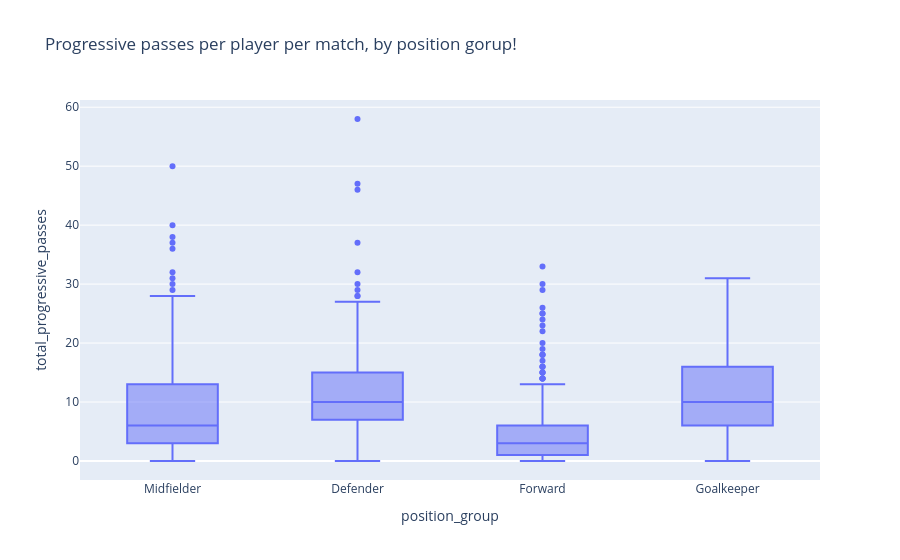

The cell this chart's notebook holds for it:
### Code cell
# Import needed libraries
import plotly.express as px

fig = px.box(
    league_df,
    x = "position_group",
    y = "total_progressive_passes",
    title = "Progressive passes per player per match, by position gorup!"
)

fig.show()

### Figure 1 — Plotly figure (JSON) as saved in the notebook; plotly's stock layout.template omitted (floating-point values rounded to 4 significant figures; data arrays with more than 128 entries replaced by an {"elided": "..."} marker saying what was removed)
{"data": [{"alignmentgroup": "True", "hovertemplate": "position_group=%{x}<br>total_progressive_passes=%{y}<extra></extra>", "legendgroup": "", "marker": {"color": "#636efa"}, "name": "", "notched": false, "offsetgroup": "", "orientation": "v", "showlegend": false, "type": "box", "x": {"elided": "1787 str values"}, "x0": " ", "xaxis": "x", "y": {"elided": "1787 int values"}, "y0": " ", "yaxis": "y"}], "layout": {"boxmode": "group", "legend": {"tracegroupgap": 0}, "title": {"text": "Progressive passes per player per match, by position gorup!"}, "xaxis": {"anchor": "y", "domain": [0, 1], "title": {"text": "position_group"}}, "yaxis": {"anchor": "x", "domain": [0, 1], "title": {"text": "total_progressive_passes"}}}}
